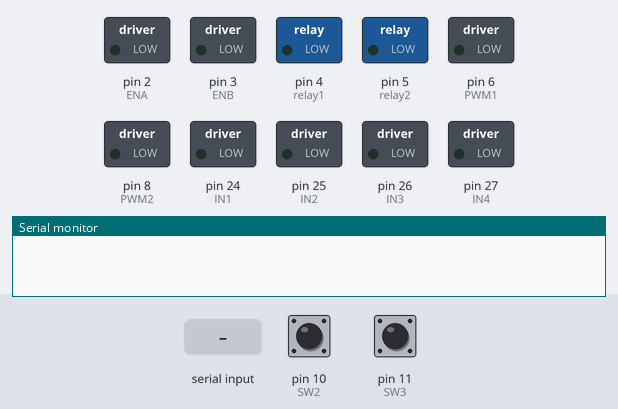
A sketch run on a simulated Arduino Mega 2560, built with avr-gcc and run on an emulated ATmega2560. Shown: switched loads named in the sketch (green lamp = pin HIGH), the last lines printed to the serial monitor. Inputs (shaded band) come from the test bench; at power-on: pin 11 (SW3) HIGH, pin 10 (SW2) HIGH.

Above: at 1.2 s.
1.3 s: "H" received over Serial
At 3.2 s:
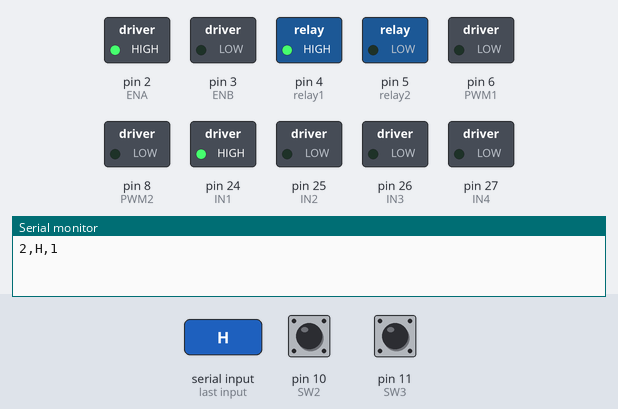
4.3 s: byte 76 ('L') received over Serial
At 5.4 s:
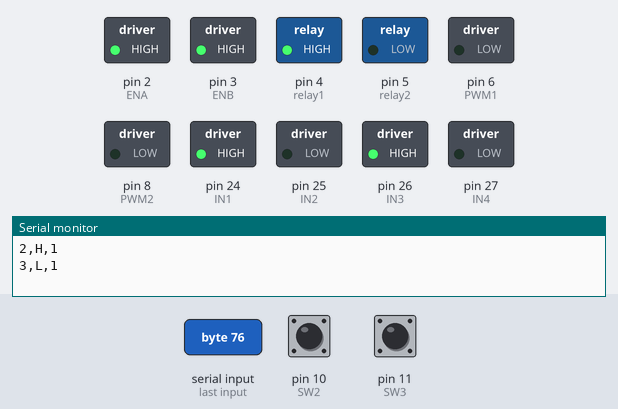
6.5 s: byte 90 ('Z') received over Serial
At 7.3 s:
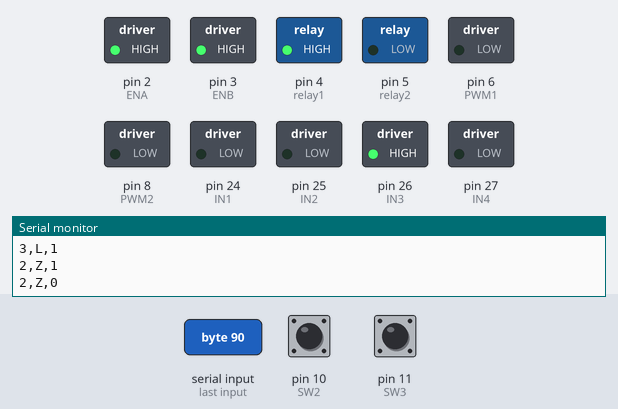
8.0 s: byte 88 ('X') received over Serial
At 8.4 s:
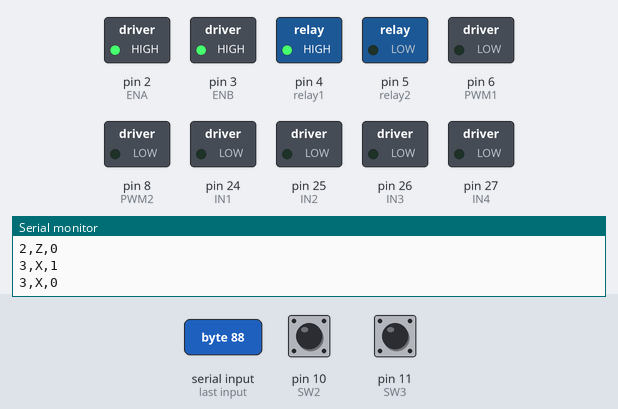
9.5 s: pin 11 (SW3) pulled LOW for 0.15 s
At 12.3 s:
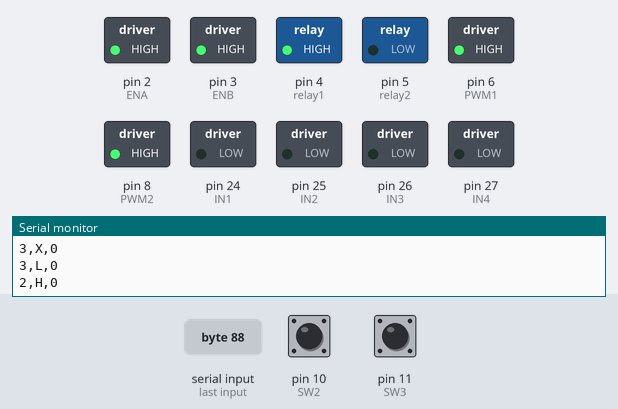
12.5 s: "J" received over Serial
At 14.1 s:
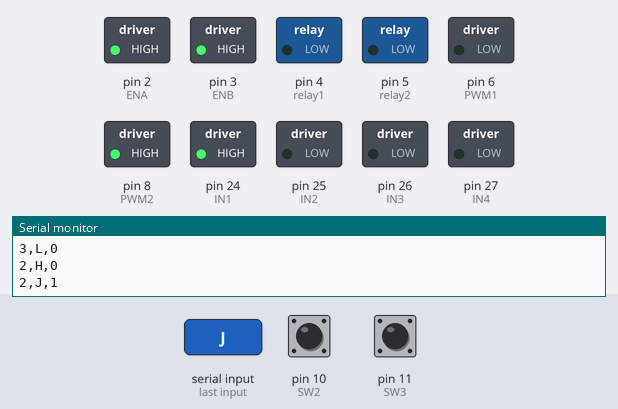
Timing chart, 0 to 15.6 s (numbered marks = the images above; inputs shaded):
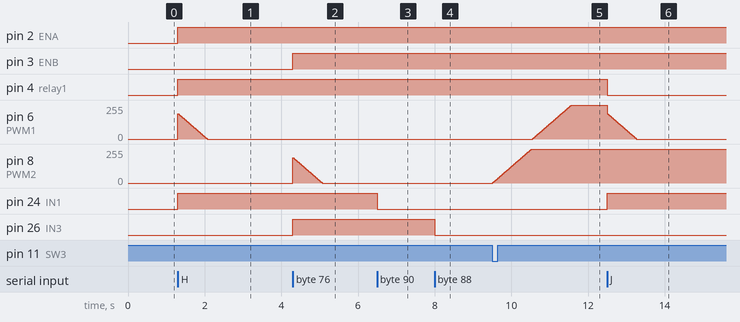

Measured:
- after the input at 1.3 s, pin 2 (ENA), pin 4 (relay1), pin 24 (IN1): LOW → HIGH at once
- after the input at 4.3 s, pin 3 (ENB), pin 26 (IN3): LOW → HIGH at once; pin 6 (PWM1): stays 0/255 (without the input it goes to 5/255 after 0.50 s); pin 24 (IN1): stays HIGH (without the input it goes to LOW after 1.5 s)
- after the input at 6.5 s, pin 24 (IN1): HIGH → LOW at once
- after the input at 8.0 s, pin 26 (IN3): HIGH → LOW at once
- after the input at 9.5 s, pin 6 (PWM1): moves from 0/255 to 255/255 over 1.0 s, starting after 1.1 s; pin 8 (PWM2): moves from 0/255 to 255/255 over 1.0 s, starting at once
- after the input at 12.5 s, pin 4 (relay1): HIGH → LOW at once; pin 6 (PWM1): moves from 255/255 to 0/255 over 0.76 s, starting at once; pin 24 (IN1): LOW → HIGH at once

The sketch:

courier_box_closet.ino
```cpp
/*
  Project Name : Built_In
  Subtitle : courier_box_closet
  Reporting date : 21.11.30
  Update date : 22.01.12
  written by Smartcube HW Staff 'HEONSEOK HA'

  - Motor Spec -
  1. courier_box out door
  MOTOR2 = JGA25_2430_25RPM
  2. closet out door
  MOTOR3 = JGA25_2430_25RPM
*/

#include <MsTimer2.h>  //실시간으로 스위치 상태 체크하기위한 라이브러리
#include <Wire.h>

#define IN1 24
#define IN2 25
#define IN3 26
#define IN4 27
#define ENA 2
#define ENB 3
#define relay1 4
#define relay2 5

//아래는 보드에 모터, 스위치 PIN 연결
#define PWM1 6
#define FG1 7
#define PWM2 8
#define FG2 9
#define SW2 10
#define SW3 11

/*
  PWM(255 ~ 0) : 속도 제어
  속도 가장 빠른 값 = 0, 속도 느리게 조절한 값 : 190

  relay 시계방향 : LOW, 반시계방향 : HIGH

  digitalWrite(IN3, LOW);
  digitalWrite(IN4, LOW);   >>> OFF

  analogWrite(PWM, 0);      >>> FAST
  analogWrite(PWM, 255);    >>> STOP
  (주의)

int rr = 2450; // 정격속도[pwm 255]로 한바퀴도는데 걸리는 시간[ms]
int ar = 62;  //정격속도[pwm 255]까지 가속 또는 감속시 한바퀴 도는데 걸리는 시간[ms]
*/

int switch2;  //택배함에 부착되어, 함이 닫혔을 때, 눌린상태(0) 값 유지
int switch3;  //옷장함가 원점이면, 눌린상태(0) 값 유지
char msg[6];

int MOTOR2testms = 20;
int MOTOR2testpersist = 2700;
int MOTOR3testms = 20;
int MOTOR3testpersist = 2700;

void setup() {
  pinMode(ENA, OUTPUT);
  pinMode(ENB, OUTPUT);
  pinMode(IN1, OUTPUT);
  pinMode(IN2, OUTPUT);
  pinMode(IN3, OUTPUT);
  pinMode(IN4, OUTPUT);
  pinMode(PWM1, OUTPUT);
  pinMode(PWM2, OUTPUT);
  pinMode(relay1, OUTPUT);
  pinMode(relay2, OUTPUT);
  pinMode(FG1, INPUT);
  pinMode(FG2, INPUT);

  Serial.begin(9600);

  MsTimer2::set(20, switchcheck); //20ms마다 스위치 상태 측정하겠다.
  MsTimer2::start();

  pinMode(SW2, INPUT_PULLUP); //switch2;눌리지 않은 상태(기본 상태)에서 '1', 눌린 상태에서 '0' 출력
  pinMode(SW3, INPUT_PULLUP); //switch3;

  /*
  - TEST -
  Serial.println("type R >>> switchread");
  Serial.println("type Q >>> MOTOR2 CW");
  Serial.println("type W >>> MOTOR2 CCW");
  Serial.println("type E >>> MOTOR2 STOP");
  Serial.println("type B >>> MOTOR3 CW");
  Serial.println("type N >>> MOTOR3 CCW");
  Serial.println("type M >>> MOTOR3 STOP");

  - APPLY -
  Serial.println("type H >>> MOTOR2 OPEN");
  Serial.println("type J >>> MOTOR2 CLOSE");
  Serial.println("type K >>> MOTOR3 OPEN");
  Serial.println("type L >>> MOTOR3 CLOSE");
  Serial.println("type Z >>> MOTOR2 suddenSTOP");
  Serial.println("type X >>> MOTOR3 suddenSTOP");
  */
}

void wait(unsigned long duration_ms)
{
  unsigned long time_start = millis();
  unsigned long time_end = time_start;
  bool is_complete = false;
  while (!is_complete)
  {
    // 메시지 처리
    char req = Serial.read();
    brocker(req);

    unsigned long time_current = millis();

    if (time_current - time_start >= duration_ms)
    {
      time_end = millis();
      is_complete = true;
    }
  }
}

void MOTOR2OPEN()
{
  msg[0] = '2';
  msg[1] = ',';
  msg[2] = 'H';
  msg[3] = ',';
  msg[4] = '1';
  Serial.println(msg);

  MOTOR2CCW();
  wait(MOTOR2testpersist);
  MOTOR2STOP();

  msg[0] = '2';
  msg[1] = ',';
  msg[2] = 'H';
  msg[3] = ',';
  msg[4] = '0';
}

void MOTOR2CLOSE()
{
  msg[0] = '2';
  msg[1] = ',';
  msg[2] = 'J';
  msg[3] = ',';
  msg[4] = '1';
  Serial.println(msg);

  MOTOR2CW();
  while(switch2 == 1){
    char req = Serial.read();
    brocker(req);
  }
  MOTOR2STOP();

  msg[0] = '2';
  msg[1] = ',';
  msg[2] = 'J';
  msg[3] = ',';
  msg[4] = '0';
}

void MOTOR3OPEN()
{
  msg[0] = '3';
  msg[1] = ',';
  msg[2] = 'K';
  msg[3] = ',';
  msg[4] = '1';
  Serial.println(msg);

  MOTOR3CCW();
  wait(MOTOR3testpersist);
  MOTOR3STOP();

  msg[0] = '3';
  msg[1] = ',';
  msg[2] = 'K';
  msg[3] = ',';
  msg[4] = '0';
}

void MOTOR3CLOSE()
{
  msg[0] = '3';
  msg[1] = ',';
  msg[2] = 'L';
  msg[3] = ',';
  msg[4] = '1';
  Serial.println(msg);

  MOTOR3CW();
  while(switch3 == 1){
    char req = Serial.read();
    brocker(req);
  }
  MOTOR3STOP();

  msg[0] = '3';
  msg[1] = ',';
  msg[2] = 'L';
  msg[3] = ',';
  msg[4] = '0';
}

void MOTOR2suddenSTOP()
{
  msg[0] = '2';
  msg[1] = ',';
  msg[2] = 'Z';
  msg[3] = ',';
  msg[4] = '1';
  Serial.println(msg);

  analogWrite(ENA, 255);
  digitalWrite(IN1, LOW);
  digitalWrite(IN2, LOW);

  msg[0] = '2';
  msg[1] = ',';
  msg[2] = 'Z';
  msg[3] = ',';
  msg[4] = '0';
}

void MOTOR3suddenSTOP()
{
  msg[0] = '3';
  msg[1] = ',';
  msg[2] = 'X';
  msg[3] = ',';
  msg[4] = '1';
  Serial.println(msg);

  analogWrite(ENA, 255);
  digitalWrite(IN3, LOW);
  digitalWrite(IN4, LOW);

  msg[0] = '3';
  msg[1] = ',';
  msg[2] = 'X';
  msg[3] = ',';
  msg[4] = '0';
}

void switchcheck() {
  switch2 = digitalRead(SW2);
  switch3 = digitalRead(SW3);
}

void switchread() {
  /*
  Serial.print(switch2);
  Serial.print(",");
  Serial.println(switch3);
  */
}

void MOTOR2CW()
{
  analogWrite(ENA, 255);
  digitalWrite(IN1, HIGH);
  digitalWrite(IN2, LOW);
  digitalWrite(relay1, LOW);

  for(int i = 190 ; i >= 0 ; i=i-5){
    analogWrite(PWM1, i);
    delay(MOTOR2testms);
  }
}

void MOTOR2CCW()
{
  analogWrite(ENA, 255);
  digitalWrite(IN1, HIGH);
  digitalWrite(IN2, LOW);
  digitalWrite(relay1, HIGH);

  for(int i = 190 ; i >= 0 ; i=i-5){
    analogWrite(PWM1, i);
    delay(MOTOR2testms);
  }
}

void MOTOR2STOP()
{
  for(int i = 0 ; i <= 255 ; i=i+5){
    analogWrite(PWM1, i);
    delay(MOTOR2testms);
  }

  digitalWrite(IN1, LOW);
  digitalWrite(IN2, LOW);
}

void MOTOR3CW()
{
  analogWrite(ENB, 255);
  digitalWrite(IN3, HIGH);
  digitalWrite(IN4, LOW);
  digitalWrite(relay2, LOW);

  for(int i = 190 ; i >= 0 ; i=i-5){
    analogWrite(PWM2, i);
    delay(MOTOR3testms);
  }
}

void MOTOR3CCW()
{
  analogWrite(ENB, 255);
  digitalWrite(IN3, HIGH);
  digitalWrite(IN4, LOW);
  digitalWrite(relay2, HIGH);

  for(int i = 190 ; i >= 0 ; i=i-5){
    analogWrite(PWM2, i);
    delay(MOTOR3testms);
  }
}

void MOTOR3STOP()
{
  for(int i = 0 ; i <= 255 ; i=i+5){
    analogWrite(PWM2, i);
    delay(MOTOR3testms);
  }

  digitalWrite(IN3, LOW);
  digitalWrite(IN4, LOW);
}

void brocker(char req)
{
  if (req == 'R')
  {
    switchread();
  }
  else if (req == 'Q')
  {
    MOTOR2CW();
  }
  else if (req == 'W')
  {
    MOTOR2CCW();
  }
  else if (req == 'E')
  {
    MOTOR2STOP();
  }
  else if (req == 'B')
  {
    MOTOR3CW();
  }
  else if (req == 'N')
  {
    MOTOR3CCW();
  }
  else if (req == 'M')
  {
    MOTOR3STOP();
  }
  else if (req == 'H')
  {
    MOTOR2OPEN();
    Serial.println(msg);
  }
  else if (req == 'J')
  {
    MOTOR2CLOSE();
    Serial.println(msg);
  }
  else if (req == 'K')
  {
    MOTOR3OPEN();
    Serial.println(msg);
  }
  else if (req == 'L')
  {
    MOTOR3CLOSE();
    Serial.println(msg);
  }
  else if (req == 'Z')
  {
    MOTOR2suddenSTOP();
    Serial.println(msg);
  }
  else if (req == 'X')
  {
    MOTOR3suddenSTOP();
    Serial.println(msg);
  }
}

void loop() {
  char req = Serial.read();
  brocker(req);
}
```
